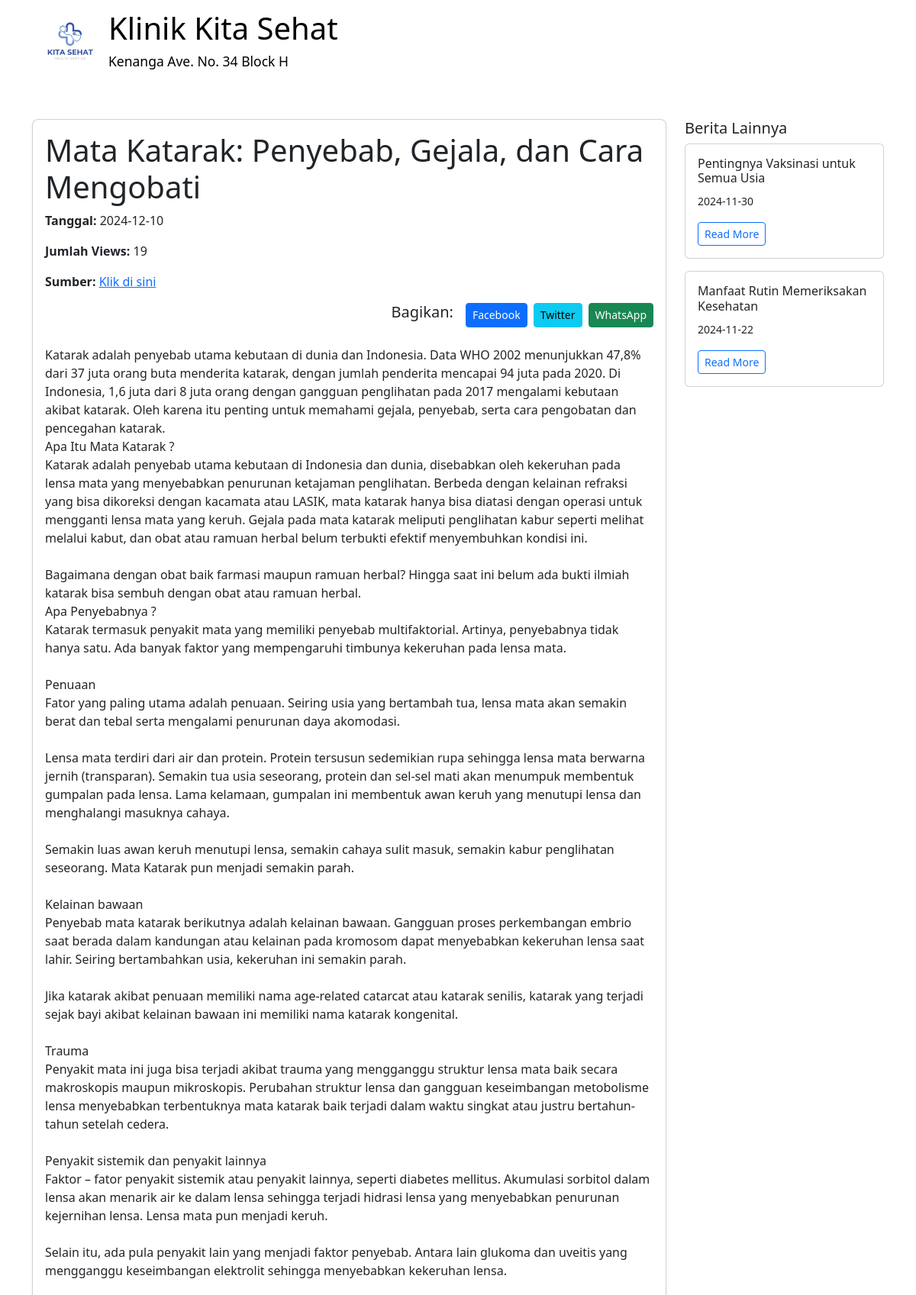
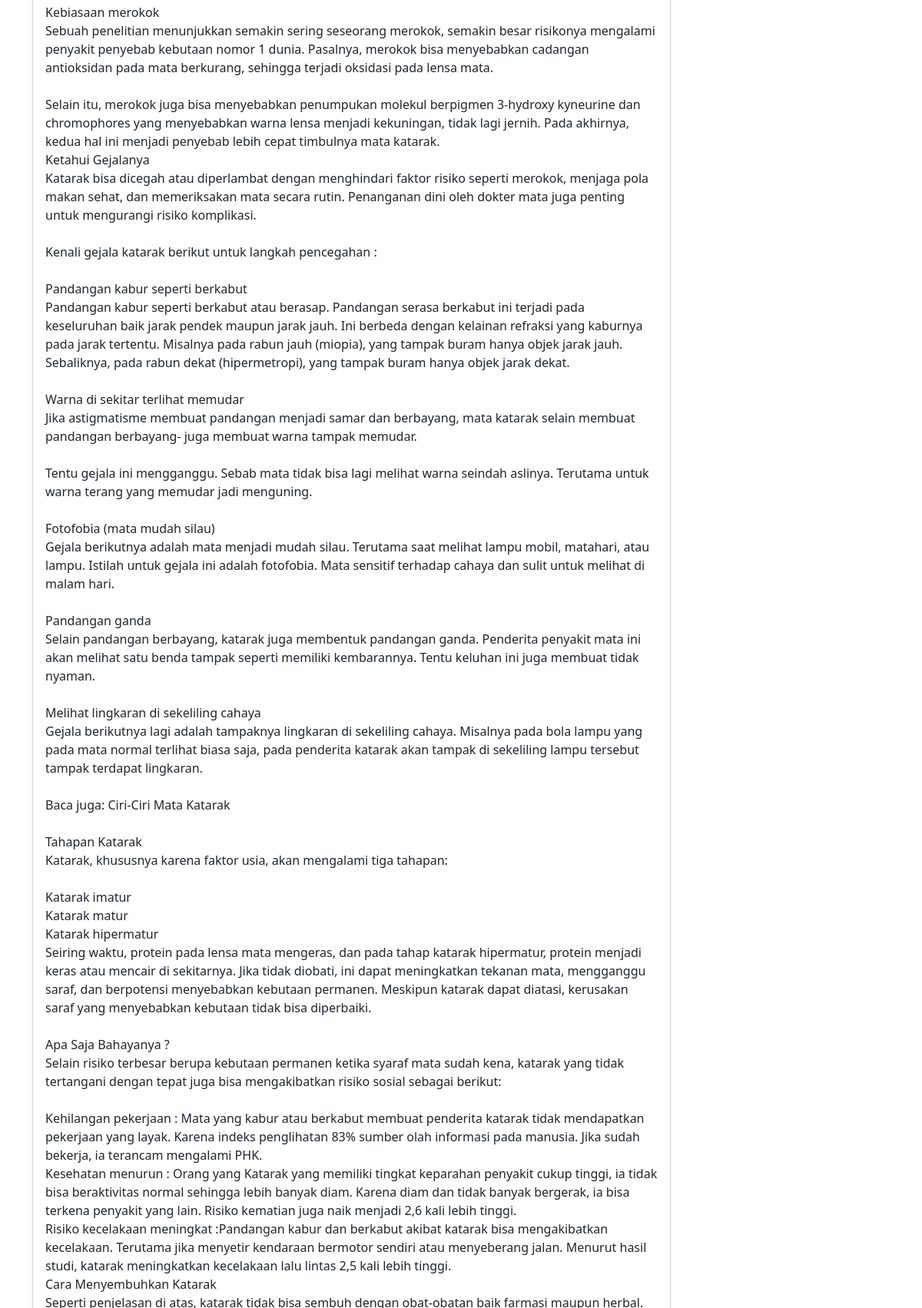
Screenshot of /homepage/fitur/kiat news/kiat news detail.php?id=9 (signed in, upper part) with the database file from the repository (2 pictures, top to bottom).
### tables this page shows
CREATE TABLE `kiat_news` (
  `id` int(11) NOT NULL,
  `title` varchar(255) NOT NULL,
  `description` text NOT NULL,
  `news_date` date NOT NULL,
  `date_uploaded` timestamp NOT NULL DEFAULT current_timestamp(),
  `views` int(11) DEFAULT 0,
  `source_link` varchar(255) DEFAULT NULL
);

### homepage/fitur/kiat news/kiat news detail.php (the view, shortened to what this page needs)
<!doctype html>
<html lang="en">
<head>
    <link href="https://cdn.jsdelivr.net/npm/bootstrap@5.3.0-alpha1/dist/css/bootstrap.min.css" rel="stylesheet">
</head>
<body>
    <header class="sticky-top">
        <div class="navbar navbar-expand-lg navbar-light bg-white">
            <div class="container">
                <a href="./index.html" class="navbar-brand d-flex align-items-center">
                    <img src="/KLINIK/klinik_kesehatan/homepage/fitur/sidebar/kitasehat.png" width="100" class="mr-auto" alt="Logo Klinik Kita Sehat" />
                    <div>
                        <h1 class="mb-1">Klinik Kita Sehat</h1>
                        <small>Kenanga Ave. No. 34 Block H</small>
                    </div>
                </a>
            </div>
        </div>
    </header>
    <main>
        <div class="container mt-5">
            <div class="row">
                <div class="col-md-9">
                <?php
$conn = mysqli_connect('localhost', 'root', '', 'db_klinik');
if (isset($_GET['id']) && is_numeric($_GET['id'])) {
    $id = intval($_GET['id']);
    $sql_update = "UPDATE kiat_news SET views = views + 1 WHERE id = $id";
    mysqli_query($conn, $sql_update);
    $sql = "SELECT * FROM kiat_news WHERE id = $id";
    $result = mysqli_query($conn, $sql);
    if ($result && mysqli_num_rows($result) > 0) {
        $row = mysqli_fetch_assoc($result);
        $currentURL = "http://" . $_SERVER['HTTP_HOST'] . $_SERVER['REQUEST_URI'];
        echo "<div class='card shadow-sm rounded-3 mb-4'>";
        echo "<div class='card-body'>";
        echo "<h1>" . htmlspecialchars($row['title']) . "</h1>";
        echo "<p><strong>Tanggal:</strong> " . htmlspecialchars($row['news_date']) . "</p>";
        echo "<p><strong>Jumlah Views:</strong> " . htmlspecialchars($row['views']) . "</p>";
        if (!empty($row['source_link'])) {
            echo "<p><strong>Sumber:</strong> <a href='" . htmlspecialchars($row['source_link']) . "' target='_blank'>Klik di sini</a></p>";
        } else {
            echo "<p><strong>Sumber:</strong> Tidak tersedia</p>";
        }
        echo "<div class='d-flex justify-content-end mt-3 mb-4'>";
        echo "<h5 class='me-3'>Bagikan:</h5>";
        echo "<a href='https://www.facebook.com/sharer/sharer.php?u=" . urlencode($currentURL) . "' target='_blank' class='btn btn-sm btn-primary me-2'>Facebook</a>";
        echo "<a href='https://twitter.com/intent/tweet?url=" . urlencode($currentURL) . "&text=" . urlencode($row['title']) . "' target='_blank' class='btn btn-sm btn-info me-2'>Twitter</a>";
        echo "<a href='https://api.whatsapp.com/send?text=" . urlencode($row['title'] . " " . $currentURL) . "' target='_blank' class='btn btn-sm btn-success'>WhatsApp</a>";
        echo "</div>";
        echo "<p>" . nl2br(htmlspecialchars($row['description'])) . "</p>";
        echo "</div>";
        echo "</div>";
    } else {
        echo "<div class='alert alert-warning'>Berita tidak ditemukan.</div>";
    }
} else {
    echo "<div class='alert alert-danger'>ID berita tidak valid.</div>";
}
?>
                </div>
                <div class="col-md-3">
                    <h5>Berita Lainnya</h5>
                    <?php
                    $conn = mysqli_connect('localhost', 'root', '', 'db_klinik');
                    $sql_sidebar = "SELECT id, title, news_date FROM kiat_news WHERE id != $id ORDER BY news_date DESC LIMIT 5";
                    $result_sidebar = mysqli_query($conn, $sql_sidebar);
                    if ($result_sidebar && mysqli_num_rows($result_sidebar) > 0) {
                        while ($sidebar_news = mysqli_fetch_assoc($result_sidebar)) {
                            echo "<div class='card mb-3'>";
                            echo "<div class='card-body'>";
                            echo "<h6 class='card-title'>" . htmlspecialchars($sidebar_news['title']) . "</h6>";
                            echo "<p><small>" . htmlspecialchars($sidebar_news['news_date']) . "</small></p>";
                            echo "<a href='kiat-news-detail.php?id=" . $sidebar_news['id'] . "' class='btn btn-sm btn-outline-primary'>Read More</a>";
                            echo "</div>";
                            echo "</div>";
                        }
                    } else {
                        echo "<p>Tidak ada berita lainnya.</p>";
                    }
                    ?>
                </div>
            </div>
        </div>
    </main>
</body>
</html>

### rows the page displays
kiat_news: title "Mata Katarak: Penyebab, Gejala, dan Cara Mengobati", news_date "2024-12-10", views "19", description "Katarak adalah penyebab utama kebutaan di dunia dan Indonesia. Data WHO 2002 menunjukkan 47,8% dari 37 juta orang buta menderita katarak, dengan jumlah penderita mencapai 94 juta pada 2020. Di Indonesia, 1,6 juta dari 8 juta orang dengan gangguan penglihatan pada 2017 mengalami kebutaan akibat katarak. Oleh karena itu penting untuk memahami gejala, penyebab, serta cara pengobatan dan pencegahan katarak. Apa Itu Mata Katarak ? Katarak adalah penyebab utama kebutaan di Indonesia dan dunia, disebabkan oleh kekeruhan pada lensa mata yang menyebabkan penurunan ketajaman penglihatan. Berbeda dengan kelainan refraksi yang bisa dikoreksi dengan kacamata atau LASIK, mata katarak hanya bisa diatasi…"
kiat_news: title "Pentingnya Vaksinasi untuk Semua Usia", news_date "2024-11-30"
kiat_news: title "Manfaat Rutin Memeriksakan Kesehatan", news_date "2024-11-22"
